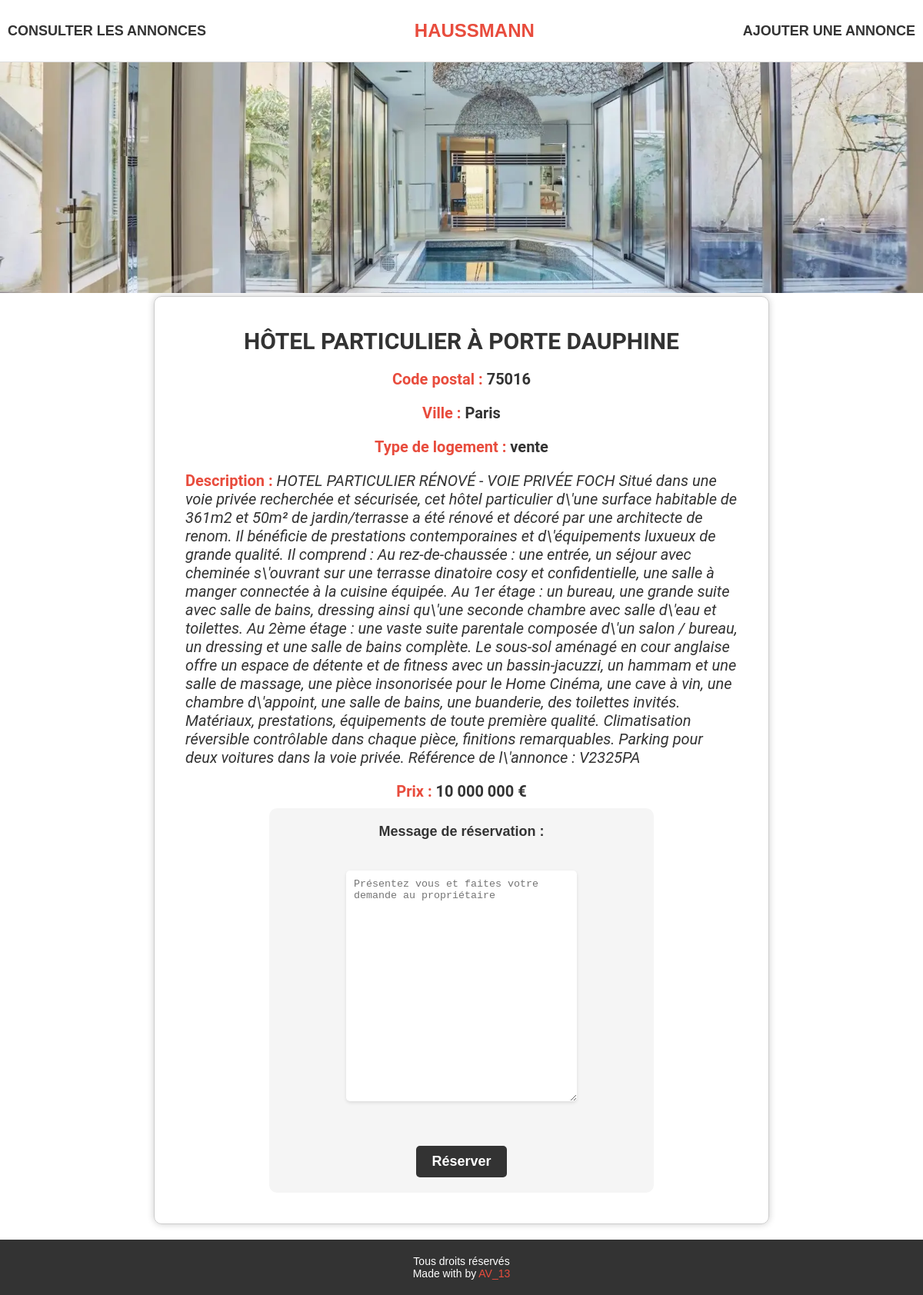
The page /TP/ficheAnnonce.php?id_appartement=14 on the database its author committed.
### tables this page shows
CREATE TABLE IF NOT EXISTS `appartement` (
  `id_appartement` int NOT NULL AUTO_INCREMENT,
  `title` varchar(255) DEFAULT NULL,
  `description` text,
  `postal_code` varchar(10) DEFAULT NULL,
  `city` varchar(255) DEFAULT NULL,
  `type` varchar(50) DEFAULT NULL,
  `price` decimal(10,2) DEFAULT NULL,
  `reservation_message` text,
  `photo` varchar(500) NOT NULL,
  PRIMARY KEY (`id_appartement`)
);

### TP/include/function.php (called while the page is built)
<?php
function format_price(string $price_str): string
{
  $price = floatval($price_str);
  $formatted_price = number_format($price, 2, ',', ' ');
  return str_replace(',00', '', $formatted_price);
}

### TP/ficheAnnonce.php (the view, shortened to what this page needs)
<?php
require_once 'include/init.php';
if (isset($_GET['id_appartement'])) {
    $reqFiche = $pdo->prepare("SELECT * FROM appartement WHERE id_appartement = :id_appartement");
    $reqFiche->bindValue(':id_appartement', $_GET['id_appartement'], PDO::PARAM_INT);
    $reqFiche->execute();
    $appartement = $reqFiche->fetch(PDO::FETCH_ASSOC);
}
?>
<?php require_once 'common/headerTP.php'; ?>
<?php if ($appartement['reservation_message'] === null) { ?>
    <div class="ficheContainer">
        <img class='imgFiche' src="<?= $appartement['photo'] ?>" alt="...">
        <div class="ficheBody">
            <h2><?= $appartement['title'] ?></h2>
            <p class='ficheCP'><span class="styleDesc">Code postal : </span><?= $appartement['postal_code'] ?></p>
            <p class='ficheVille'><span class="styleDesc">Ville : </span><?= $appartement['city'] ?></p>
            <p class='ficheType'><span class="styleDesc">Type de logement : </span><?= $appartement['type'] ?></p>
            <p class='ficheDesc'><span class="styleDesc">Description : </span><?= $appartement['description'] ?></p>
            <p class='fichePrice'><span class="styleDesc">Prix : </span><?= format_price($appartement['price']) ?> €</p>
            <div class="formulaire" title="Formulaire d'inscription">
                <form action='' method="post" enctype="multipart/form-data">
                    <div>
                        <label for="description">Message de réservation :</label>
                    </div>
                    <div>
                        <textarea class='resMessage' name="reservation_message" placeholder="Présentez vous et faites votre demande au propriétaire"></textarea>
                    </div>
                    <div>
                        <input type="submit" class='submitButton' value="Réserver">
                    </div>
                </form>
            </div>
        </div>
    </div>
<?php } ?>
<?php require_once 'common/footerTP.php'; ?>

### TP/public/assets/styletp.css (style rules this page uses)
* { margin: 0; padding: 0; box-sizing: border-box; list-style: none; text-decoration: none; }
body { font-family: 'Montserrat', sans-serif; color: #333; }
.formulaire { max-width: 800px; max-height: 800px; margin: 0 auto; background-color: #f5f5f5; padding: 20px; border-radius: 10px; }
.formulaire form { display: flex; flex-direction: column; justify-content: space-around; }
.formulaire label { display: block; margin-bottom: 5px; font-size: 18px; font-weight: 600; color: #333; }
.formulaire input[type="text"], .formulaire textarea { width: 100%; padding: 10px; margin-bottom: 20px; border: none; border-radius: 5px; background-color: #fff; box-shadow: 0px 2px 4px rgba(0, 0, 0, 0.1); }
.formulaire input[type="submit"] { background-color: #333; color: #fff; border: none; padding: 10px 20px; border-radius: 5px; font-size: 18px; font-weight: 600; cursor: pointer; transition: all 0.5s ease-out; }
.formulaire textarea { height: 150px; }
.ficheBody { display: flex; align-items: center; justify-content: space-between; padding: 40px; flex-direction: column; width: 100%; max-width: 800px; margin: 0 auto; border: 1px solid #ccc; border-radius: 10px; box-shadow: 0 0 10px rgba(0, 0, 0, 0.2); overflow: hidden; margin-bottom: 20px; }
.ficheContainer img { height: 300px; object-fit: cover; object-position: center; width: 100%; }
.ficheBody h2 { font-family: 'Roboto', sans-serif; font-size: 30px; font-weight: 700; text-transform: uppercase; margin: 0 0 10px; }
.ficheBody p { font-family: 'Roboto', sans-serif; font-size: 20px; margin: 10px 0px 10px 0px; }
.ficheCP { font-weight: 700; }
.ficheVille { font-weight: 700; }
.ficheType { font-weight: 700; }
.styleDesc { font-weight: 700; font-style: normal; color: #E84C3D; }
.ficheDesc { font-style: italic; }
.fichePrice { font-weight: 700; margin-top: 10px; font-size: 24px; }
.resMessage { width: 400px; height: 300px; }
.ficheBody .formulaire { height: 500px; width: 500px; }
.ficheBody .formulaire form { height: 100%; display: flex; justify-content: space-between; align-items: center; flex-direction: column; }
.ficheBody .formulaire form textarea { height: 300px; width: 300px; }

### rows shown on the page
appartement: photo (picture), title "HÔTEL PARTICULIER À PORTE DAUPHINE", postal_code "75016", city "Paris", type "vente", description "HOTEL PARTICULIER RÉNOVÉ - VOIE PRIVÉE FOCH Situé dans une voie privée recherchée et sécurisée, cet hôtel particulier d\\'une surface habitable de 361m2 et 50m² de jardin/terrasse a été rénové et décoré par une architecte de renom. Il bénéficie de prestations contemporaines et d\\'équipements luxueux de grande qualité. Il comprend : Au rez-de-chaussée : une entrée, un séjour avec cheminée s\\'ouvrant sur une terrasse dinatoire cosy et confidentielle, une salle à manger connectée à la cuisine équipée. Au 1er étage : un bureau, une grande suite avec salle de bains, dressing ainsi qu\\'une seconde chambre avec salle d\\'eau et toilettes. Au 2ème étage : une vaste suite parentale composée d\\'un…", price "10 000 000"
